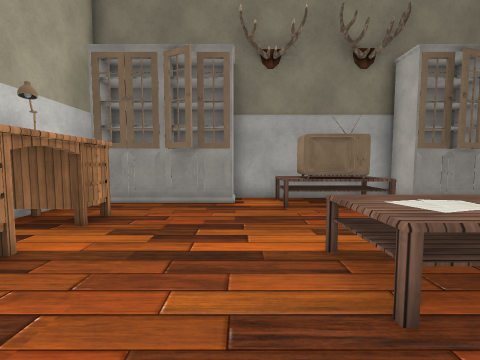
[1] (above)

16 first-person views from a walk through a scene from a Unity 3-D project. The camera is 1.4 m above the floor, tilts 4° down and sees 90° across. The floor is counted in squares, 1 m on a side. Each view is taken from the middle of a square. On the plan, view 1 faces up. The plan holds only what a view shows up to about 13 squares ahead; the rest is blank. Door leaves are left out, so doorways stand open. Some surface patterns are stand-ins.

[2]
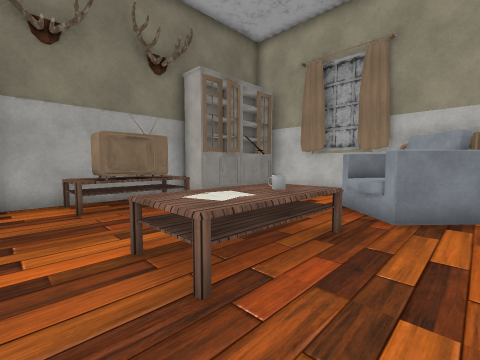

[3]
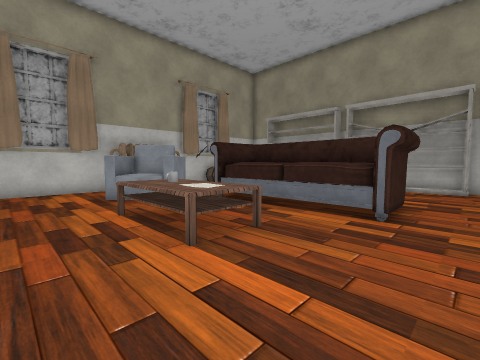

[4]
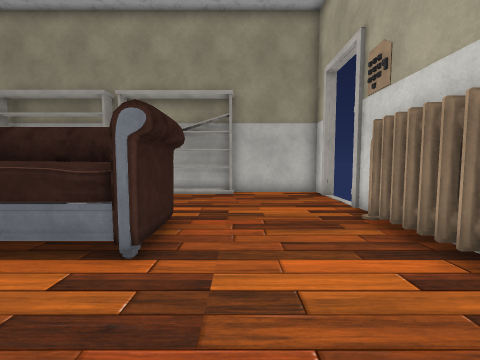

[5]
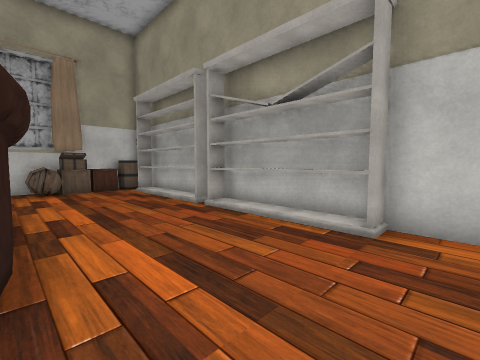

[6]
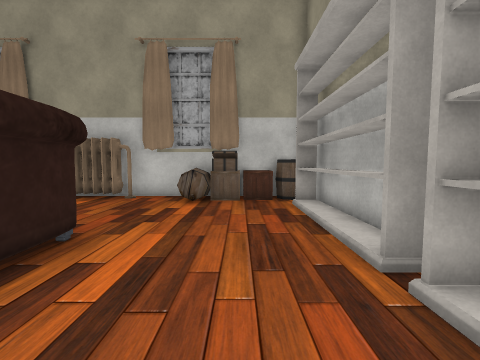

[7]
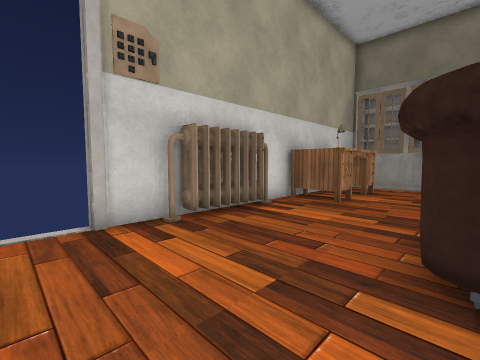

[8]
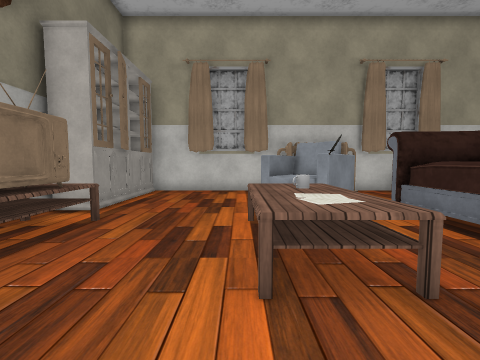

[9]
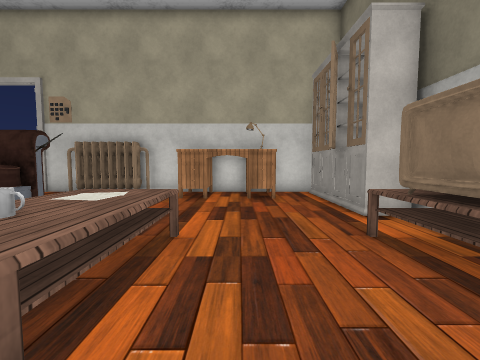

[10]
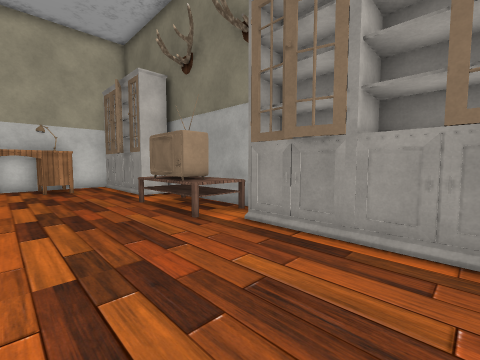

[11]
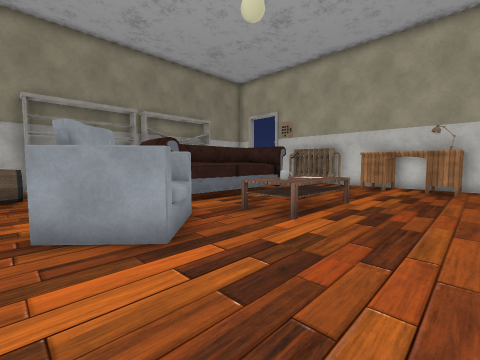

[12]
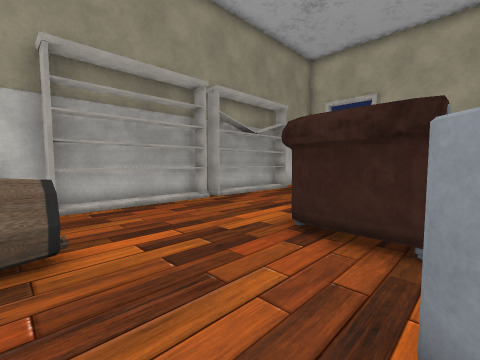

[13]
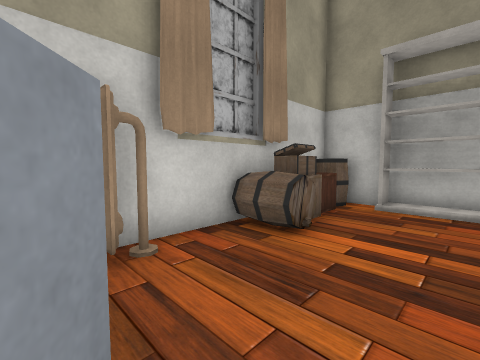

[14]
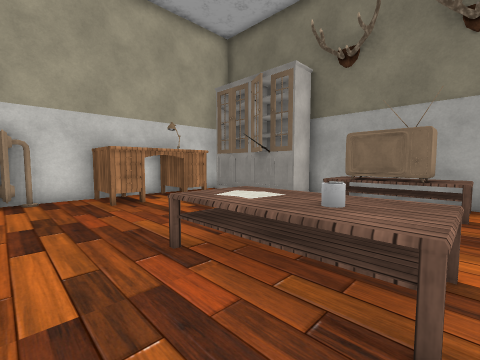

[15]
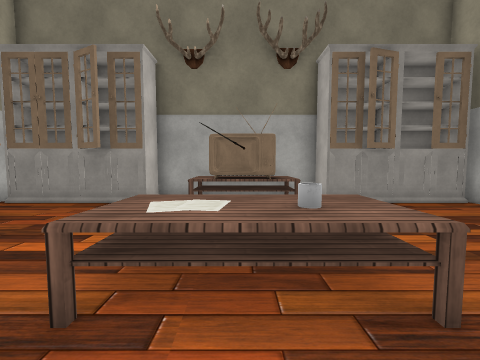

[16]
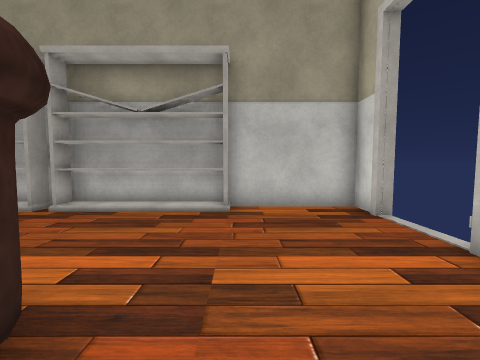

### Floor plan
Points are (right, up) in squares from view 1. A wall is a line through its corners. A room is listed if a view was taken in it or the views show most of it. See-through windows are left out.
Room 1 (views 1, 2, 3, 4, 5, 6, 7, 8, 9, 10, 11, 12, 13, 14, 15, 16)
walls: (6.4, 1.7) (6.9, 1.2); (8.3, 0.1) (7.9, -0.3) (6.2, 1.3) (8, 3.2) (9.8, 1.6); (-1.1, 8.3) (-1.5, 8.3) (-1.7, 8.3); (-2.4, 8.2) (-3, 8.3); (-5.7, -2.5) (-5.7, -4.7); (-2.3, 8.3) (-2.9, 8.2); (7.1, 8.3) (6, 8.3) (6, 9.7) (-0.3, 9.7) (-0.3, 8.3) (-5.1, 8.3); (4, -7.9) (9.1, -7.9) (9.1, -8.6); (7.5, 8.3) (7.2, 8.3) (6.9, 8.3); (-3.6, 8.3) (-3.9, 8.3) (-4.1, 8.3); (11.2, 2.3) (11.2, 8.8); (8.7, 8.2) (8, 8.3); (8.7, 8.3) (8.1, 8.2); (-1.6, -8.6) (-1.6, -7.9) (3.4, -7.9); (9.9, 8.3) (9.6, 8.3) (9.3, 8.3); (-5.7, 9) (-5.7, -0.4); (-5.7, -7.3) (-5.7, -8.7) (11.2, -8.7); (10.9, 8.3) (7.2, 8.3); (11.2, -6.5) (11.2, -0.9)
low walls: (6.5, 1.6) (7, 2.3); (7, 2.4) (7.7, 3)
ways out: open door at (-6, -6); open door at (9, 8)
objects: heater (-5, -2) to (-5, 0); table (-5, 3) to (-4, 6); other object (0, -3) to (6, -1); table (2, 2) to (5, 4); TV (2, 8) to (4, 9); other object (3, 2) to (3, 3); mug (4, 3); table (5, 8) to (5, 9); other object (10, -8) to (11, -8); other object (10, -7) to (11, -7); other object (10, -6); other object (10, -4); heater (11, 0) to (11, 1)

Positions as (right, up) in squares from view 1, and headings:
1: (0, 0), facing up
2: (0, 0), facing up-right
3: (-2, 6), facing down-right
4: (-2, 3), facing down
5: (-3, -3), facing down-right
6: (1, -6), facing right
7: (0, -6), facing up-left
8: (-1, 4), facing right
9: (6, 5), facing left
10: (10, 4), facing up-left
11: (10, 7), facing down-left
12: (10, 0), facing down-left
13: (7, 0), facing down-right
14: (5, 0), facing up-left
15: (3, 0), facing up
16: (-2, -1), facing down
